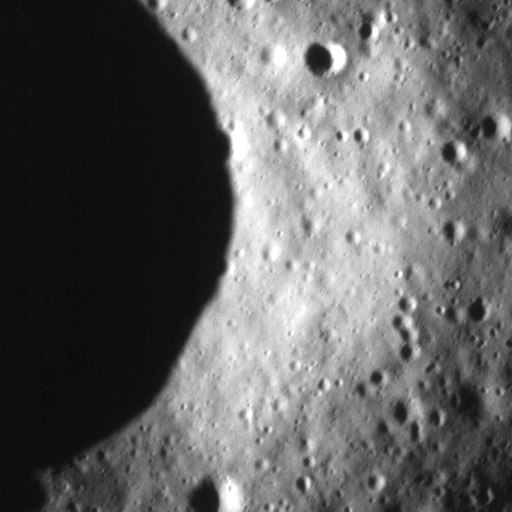
#> input picture tests/fixtures/images/ohrc_shadow_crop.png, 512 x 512 px
$ python -i texture.py   (imports and definitions only)
#> lines starting #> are read from the running program, lines starting #| are printed output that depends on the picture; after the words box and inside, x2 and y2 are one past the last pixel; in counts of white or black regions, pixels touching at a corner belong together
"""Flat- and repetitive-terrain scoring. Owner: Member A (Part 1). Features: PREP-07, PREP-08.

Two different ways terrain defeats a matcher, and one score for each:

    texture_score          how much real, matchable structure a tile holds.
                           Low -> featureless mare: too few keypoints, so Part 2
                           should fall back to phase-congruency descriptors and
                           widen its search (failure mode #1).

    repetitiveness_score   the share of features that have a LOOK-ALIKE elsewhere
                           in the same tile. High -> crater field: the matcher can
                           confidently match the wrong crater, so Part 2 should
                           tighten its ratio test (failure mode #11).

    plane = with_terrain_scores(plane)
    plane.texture_score, plane.repetitiveness_score

texture_score measures STRUCTURE, NOT NOISE. A noisy image is not a textured one:
the score is the amplitude of a band-pass (difference-of-Gaussians, sigma 1 and 4)
response with the noise contribution removed in quadrature, using the noise a white
signal would produce through that same filter. On a real dark, noise-dominated OHRC
region the plain pixel spread is the LARGEST in the strip while this score is the
SMALLEST -- which is the honest answer, because there is nothing there to match.

repetitiveness_score does NOT use autocorrelation. PLAN.md P1-T16 proposes
"autocorrelation peak structure", which detects PERIODIC patterns; measured on a
real OHRC crater field that scores 0.111 against 0.118 for ordinary terrain and
0.034 for pure noise -- no separation at all, because craters are scattered, not
laid out on a grid. What actually causes false matches is that craters LOOK ALIKE
wherever they sit, so the score compares descriptors instead: for every keypoint,
the distance to the most similar OTHER keypoint (at least `min_separation_px`
away, so a feature cannot twin with itself) against the typical distance in the
tile. Measured: synthetic periodic craters 0.98, real crater field 0.28, ordinary
terrain 0.24, SELENE TC 0.17, a smooth area 0.09, pure noise 0.00.
"""
from __future__ import annotations

import math
from dataclasses import dataclass, replace
from typing import Optional

import cv2
import numpy as np

from chandralign.contracts import ImagePlane

STRUCTURE_SIGMA_SMALL = 1.0        # below this scale lives sensor noise
STRUCTURE_SIGMA_LARGE = 4.0        # above it, illumination gradients rather than terrain detail
TWIN_DISTANCE_FRACTION = 0.5       # "look-alike" = within half the tile's typical descriptor distance
MIN_SEPARATION_PX = 20.0           # a feature may not twin with itself or its immediate neighbours
MAX_KEYPOINTS = 400
MIN_KEYPOINTS = 20                 # fewer than this and repetitiveness is not measurable


@dataclass(frozen=True)
class TerrainScores:
    texture: float                  # structure amplitude, noise removed (0..1 image units)
    repetitiveness: Optional[float]  # share of features with a look-alike; None if too few features
    noise: float                    # pixel-to-pixel noise, same units
    raw_structure: float            # band-pass amplitude BEFORE removing noise
    keypoints: int


def pixel_noise(image: np.ndarray) -> float:
    """Pixel-to-pixel noise, robust to terrain.

    The diagonal double difference cancels any locally planar surface, and MAD
    ignores the craters and edges that survive it. For white noise of spread s the
    double difference also has spread s, so the estimate is unbiased. (The cube
    version used for IIRS bands is io-side, in preprocess.iirs_composite.band_noise.)
    """
    a = np.asarray(image, dtype=np.float64)
    if a.ndim != 2 or min(a.shape) < 2:
        raise ValueError(f"expected a 2-D image of at least 2x2, got {a.shape}")
    d = (a[1:, 1:] - a[1:, :-1] - a[:-1, 1:] + a[:-1, :-1]) / 2.0
    return float(1.4826 * np.median(np.abs(d - np.median(d))))


def _noise_gain(sigma_small: float, sigma_large: float) -> float:
    """How much white noise survives the band-pass, as a factor on its spread.

    For a Gaussian of width s, a unit-variance white field comes through with
    variance 1/(4*pi*s^2), and the two blurs share covariance 1/(2*pi*(s1^2+s2^2)).
    """
    var = (1.0 / (4 * math.pi * sigma_small ** 2)
           + 1.0 / (4 * math.pi * sigma_large ** 2)
           - 2.0 / (2 * math.pi * (sigma_small ** 2 + sigma_large ** 2)))
    return math.sqrt(max(var, 0.0))


def band_pass(image: np.ndarray, valid: Optional[np.ndarray] = None,
              sigma_small: float = STRUCTURE_SIGMA_SMALL,
              sigma_large: float = STRUCTURE_SIGMA_LARGE) -> np.ndarray:
    """Difference of Gaussians: drops the illumination gradient and the pixel noise."""
    a = np.asarray(image, dtype=np.float64)
    if valid is not None and not valid.all():
        a = np.where(valid, a, np.median(a[valid]) if valid.any() else 0.0)
    return cv2.GaussianBlur(a, (0, 0), sigma_small) - cv2.GaussianBlur(a, (0, 0), sigma_large)


def texture_score(image: np.ndarray, valid: Optional[np.ndarray] = None,
                  sigma_small: float = STRUCTURE_SIGMA_SMALL,
                  sigma_large: float = STRUCTURE_SIGMA_LARGE) -> tuple[float, float, float]:
    """(texture, raw structure, noise). Texture is the structure left once noise is removed."""
    valid = np.ones(np.shape(image), bool) if valid is None else valid
    if not valid.any():
        return 0.0, 0.0, 0.0
    noise = pixel_noise(np.where(valid, image, np.median(np.asarray(image)[valid])))
    bp = band_pass(image, valid, sigma_small, sigma_large)
    raw = float(bp[valid].std())
    expected_from_noise = _noise_gain(sigma_small, sigma_large) * noise
    return float(math.sqrt(max(raw ** 2 - expected_from_noise ** 2, 0.0))), raw, noise


def _as_uint8(image: np.ndarray, valid: np.ndarray) -> np.ndarray:
    a = np.asarray(image, dtype=np.float64)
    lo, hi = np.percentile(a[valid], [1, 99]) if valid.any() else (0.0, 1.0)
    return (np.clip((a - lo) / max(hi - lo, 1e-9), 0, 1) * 255).astype(np.uint8)


def repetitiveness_score(image: np.ndarray, valid: Optional[np.ndarray] = None,
                         twin_fraction: float = TWIN_DISTANCE_FRACTION,
                         min_separation_px: float = MIN_SEPARATION_PX,
                         max_keypoints: int = MAX_KEYPOINTS) -> tuple[Optional[float], int]:
    """(share of features with a look-alike elsewhere, keypoint count).

    None when the tile holds too few features to say anything -- a featureless tile
    is a texture problem, not a repetitiveness one, and must not be reported as 0.
    """
    valid = np.ones(np.shape(image), bool) if valid is None else valid
    detector = cv2.SIFT_create(nfeatures=max_keypoints)
    keypoints, descriptors = detector.detectAndCompute(_as_uint8(image, valid), None)
    if descriptors is not None and not valid.all():                # drop features on no-data
        keep = [i for i, k in enumerate(keypoints)
                if valid[min(int(k.pt[1]), valid.shape[0] - 1), min(int(k.pt[0]), valid.shape[1] - 1)]]
        keypoints = [keypoints[i] for i in keep]
        descriptors = descriptors[keep] if keep else None
    if descriptors is None or len(descriptors) < MIN_KEYPOINTS:
        return None, 0 if descriptors is None else len(descriptors)

    d = descriptors.astype(np.float32)
    d /= np.linalg.norm(d, axis=1, keepdims=True) + 1e-9
    distances = np.sqrt(np.maximum(2 - 2 * (d @ d.T), 0.0))
    np.fill_diagonal(distances, np.inf)
    pts = np.float32([k.pt for k in keypoints])
    close = np.hypot(pts[:, 0][:, None] - pts[:, 0][None, :],
                     pts[:, 1][:, None] - pts[:, 1][None, :]) < min_separation_px
    distances[close] = np.inf                                       # cannot twin with itself
    nearest = distances.min(axis=1)
    finite = distances[np.isfinite(distances)]
    if not finite.size or not np.isfinite(nearest).any():
        return None, len(keypoints)
    typical = float(np.median(finite))
    usable = np.isfinite(nearest)
    return float((nearest[usable] < twin_fraction * typical).mean()), len(keypoints)


def terrain_scores(image: np.ndarray, valid: Optional[np.ndarray] = None) -> TerrainScores:
    texture, raw, noise = texture_score(image, valid)
    repetitive, keypoints = repetitiveness_score(image, valid)
    return TerrainScores(texture, repetitive, noise, raw, keypoints)


def with_terrain_scores(plane: ImagePlane) -> ImagePlane:
    """A new ImagePlane with texture_score and repetitiveness_score filled in."""
    scores = terrain_scores(plane.array, plane.valid_mask)
    return replace(plane, texture_score=scores.texture, repetitiveness_score=scores.repetitiveness,
                   valid_mask=plane.valid_mask.copy(), shadow_mask=plane.shadow_mask.copy())

>>> import cv2
>>> picture = cv2.imread('../../../tests/fixtures/images/ohrc_shadow_crop.png', cv2.IMREAD_GRAYSCALE)
#> picture is the input picture: shape (512, 512); min 7, max 255, mean 98.2
>>> result = terrain_scores(picture)
#> in pixel_noise, `d = (a[1:, 1:] - a[1:, :-1] - a[:-1, 1:] + a[:-1, :-1]) / 2.0`:
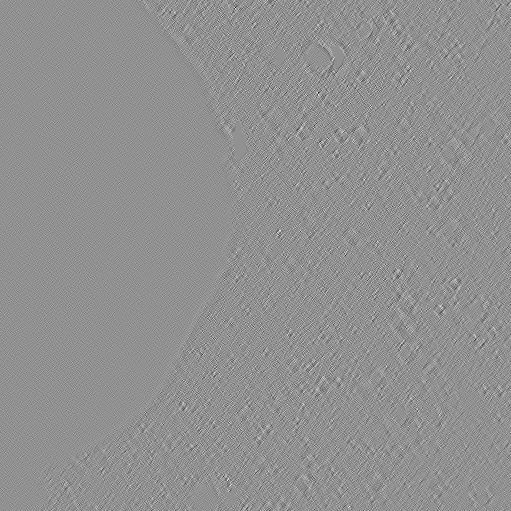
#> d: shape (511, 511) float64; min -31, max 23.5, mean 0; drawn with min black and max white
#> in texture_score, `noise = pixel_noise(np.where(valid, image, np.median(np.asarray(image)..`: noise = 2.97
#> in texture_score, `noise = pixel_noise(np.where(valid, image, np.median(np.asarray(image)..`: valid: shape (512, 512) bool; every value is 1
#> in band_pass, `return cv2.GaussianBlur(a, (0, 0), sigma_small) - cv2.GaussianBlur(a, ..`:
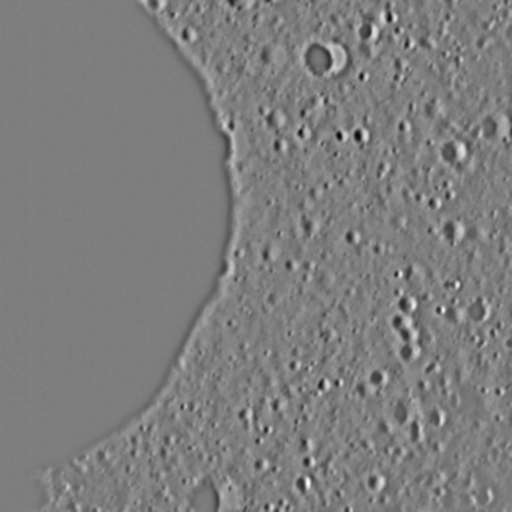
#> returned value: shape (512, 512) float64; min -82.53, max 84.08, mean 0; drawn with min black and max white
#> in texture_score, `raw = float(bp[valid].std())`: raw = 9.3
#> in texture_score, `expected_from_noise = _noise_gain(sigma_small, sigma_large) * noise`: expected_from_noise = 0.761
#> in terrain_scores, `texture, raw, noise = texture_score(image, valid)`: texture = 9.27; raw = 9.3; noise = 2.97
#> in _as_uint8, `lo, hi = np.percentile(a[valid], [1, 99]) if valid.any() else (0.0, 1.0)`: lo = 11; hi = 243
#> in repetitiveness_score, `keypoints, descriptors = detector.detectAndCompute(_as_uint8(image, va..`: keypoints = 400 keypoints; strongest (x, y, size): (317, 59, 16.9), (461, 151, 8), (358, 136, 5.9), (338, 55, 12.7)
#> in repetitiveness_score, `d = descriptors.astype(np.float32)`:
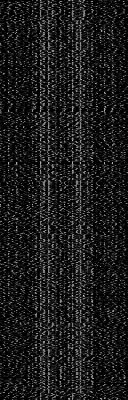
#> d: shape (400, 128) float32; min 0, max 209, mean 27.9
#> in repetitiveness_score, `d /= np.linalg.norm(d, axis=1, keepdims=True) + 1e-9`:
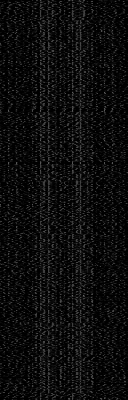
#> d: shape (400, 128) float32; min 0, max 0.408, mean 0.0544
#> in repetitiveness_score, `np.fill_diagonal(distances, np.inf)`:
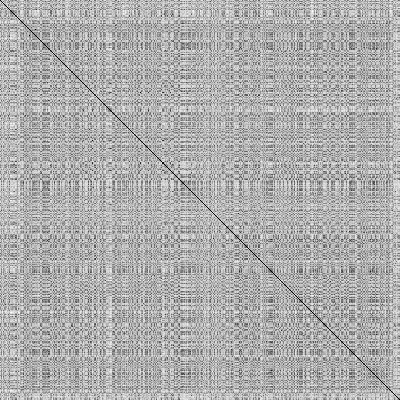
#> distances: shape (400, 400) float32; 0.25% of the values are NaN or infinite; the others: min 0.243, max 1.33, mean 0.985; drawn with min black, max white, NaN and infinite black
#> in repetitiveness_score, `pts = np.float32([k.pt for k in keypoints])`: pts = 400 pairs, first value 67.88 to 509.1, second value 2.97 to 507.7
#> in repetitiveness_score, `close = np.hypot(pts[:, 0][:, None] - pts[:, 0][None, :], pts[:, 1][:,..`:
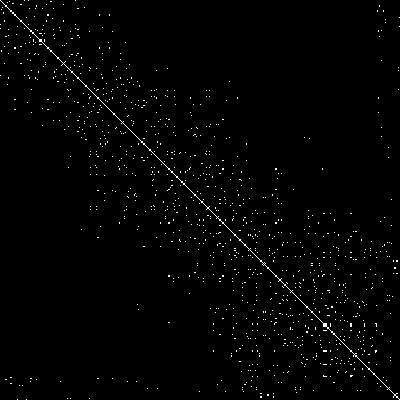
#> close: shape (400, 400) bool; 1.3% white in thin lines or dots
#> in repetitiveness_score, `distances[close] = np.inf`:
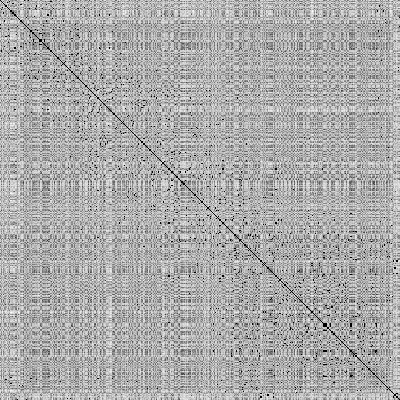
#> distances: shape (400, 400) float32; 1.01% of pixels changed, all inside (x1, y1, x2, y2) = (0, 0, 400, 400); drawn with min black, max white, NaN and infinite black
#> in repetitiveness_score, `nearest = distances.min(axis=1)`: nearest = 400 values, max 0.805 at index 391, min 0.254 at index 92, mean 0.562
#> in repetitiveness_score, `typical = float(np.median(finite))`: typical = 1.01
#> in terrain_scores, `repetitive, keypoints = repetitiveness_score(image, valid)`: repetitive = 0.25; keypoints = 400
